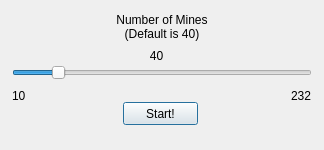
<?xml version="1.0" encoding="UTF-8"?>
<ui version="4.0">
 <class>difficultywindow</class>
 <widget class="QDialog" name="difficultywindow">
  <property name="geometry">
   <rect>
    <x>0</x>
    <y>0</y>
    <width>324</width>
    <height>150</height>
   </rect>
  </property>
  <property name="windowTitle">
   <string>Minesweeper - Aleks Angelov</string>
  </property>
  <property name="windowIcon">
   <iconset resource="resources.qrc">
    <normaloff>:/images/minesweeper.png</normaloff>:/images/minesweeper.png</iconset>
  </property>
  <property name="whatsThis">
   <string/>
  </property>
  <property name="modal">
   <bool>true</bool>
  </property>
  <widget class="QLabel" name="difficulty_info">
   <property name="geometry">
    <rect>
     <x>102</x>
     <y>9</y>
     <width>120</width>
     <height>35</height>
    </rect>
   </property>
   <property name="text">
    <string>Number of Mines (Default is 40)</string>
   </property>
   <property name="alignment">
    <set>Qt::AlignCenter</set>
   </property>
   <property name="wordWrap">
    <bool>true</bool>
   </property>
  </widget>
  <widget class="QSlider" name="difficulty_scale">
   <property name="geometry">
    <rect>
     <x>12</x>
     <y>63</y>
     <width>300</width>
     <height>19</height>
    </rect>
   </property>
   <property name="minimum">
    <number>10</number>
   </property>
   <property name="maximum">
    <number>232</number>
   </property>
   <property name="value">
    <number>40</number>
   </property>
   <property name="orientation">
    <enum>Qt::Horizontal</enum>
   </property>
   <property name="tickPosition">
    <enum>QSlider::NoTicks</enum>
   </property>
  </widget>
  <widget class="QPushButton" name="difficulty_start">
   <property name="geometry">
    <rect>
     <x>123</x>
     <y>102</y>
     <width>75</width>
     <height>23</height>
    </rect>
   </property>
   <property name="text">
    <string>Start!</string>
   </property>
   <property name="default">
    <bool>true</bool>
   </property>
  </widget>
  <widget class="QLabel" name="difficulty_value">
   <property name="geometry">
    <rect>
     <x>147</x>
     <y>49</y>
     <width>19</width>
     <height>13</height>
    </rect>
   </property>
   <property name="text">
    <string>40</string>
   </property>
   <property name="alignment">
    <set>Qt::AlignCenter</set>
   </property>
  </widget>
  <widget class="QLabel" name="difficulty_min">
   <property name="geometry">
    <rect>
     <x>12</x>
     <y>89</y>
     <width>19</width>
     <height>13</height>
    </rect>
   </property>
   <property name="text">
    <string>10</string>
   </property>
   <property name="alignment">
    <set>Qt::AlignLeading|Qt::AlignLeft|Qt::AlignVCenter</set>
   </property>
  </widget>
  <widget class="QLabel" name="difficulty_max">
   <property name="geometry">
    <rect>
     <x>291</x>
     <y>89</y>
     <width>25</width>
     <height>13</height>
    </rect>
   </property>
   <property name="text">
    <string>232</string>
   </property>
   <property name="alignment">
    <set>Qt::AlignLeading|Qt::AlignLeft|Qt::AlignVCenter</set>
   </property>
  </widget>
 </widget>
 <resources>
  <include location="resources.qrc"/>
 </resources>
 <connections/>
</ui>
